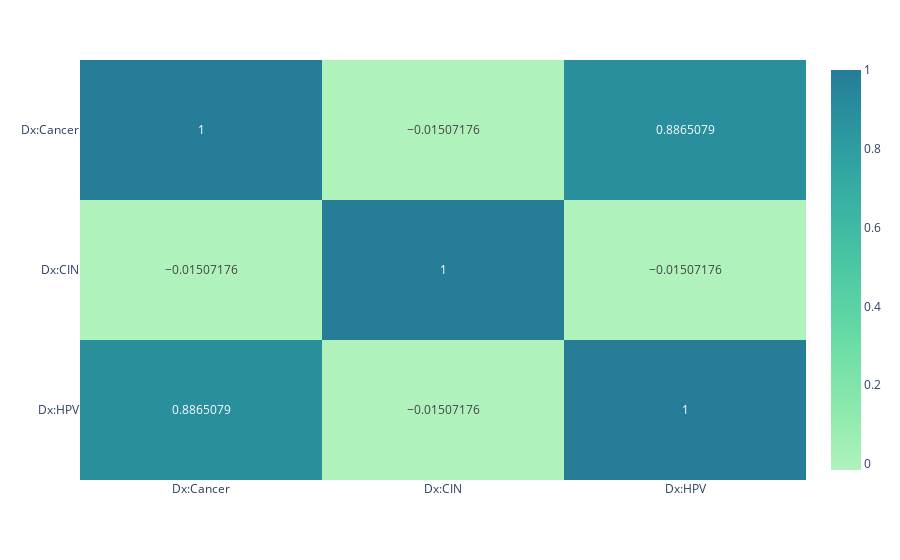

The notebook cell saved with this chart:
### Code cell
diagnoses_cols = ['Dx:Cancer',
                  'Dx:CIN',
                  'Dx:HPV']
diagnoses_corr_matrix = risk_factor_df[diagnoses_cols].corr()
print(diagnoses_corr_matrix)
diagnoses_heatmap = px.imshow(diagnoses_corr_matrix, aspect="auto", color_continuous_scale="tealgrn", text_auto=True)
diagnoses_heatmap.show()

### Figure 1 — Plotly figure (JSON) as saved in the notebook; plotly's stock layout.template omitted (floating-point values rounded to 4 significant figures)
{"data": [{"coloraxis": "coloraxis", "hovertemplate": "x: %{x}<br>y: %{y}<br>color: %{z}<extra></extra>", "name": "0", "texttemplate": "%{z}", "type": "heatmap", "x": ["Dx:Cancer", "Dx:CIN", "Dx:HPV"], "xaxis": "x", "y": ["Dx:Cancer", "Dx:CIN", "Dx:HPV"], "yaxis": "y", "z": [[1, -0.01507, 0.8865], [-0.01507, 1, -0.01507], [0.8865, -0.01507, 1]]}], "layout": {"coloraxis": {"colorscale": [[0, "rgb(176, 242, 188)"], [0.1667, "rgb(137, 232, 172)"], [0.3333, "rgb(103, 219, 165)"], [0.5, "rgb(76, 200, 163)"], [0.6667, "rgb(56, 178, 163)"], [0.8333, "rgb(44, 152, 160)"], [1, "rgb(37, 125, 152)"]]}, "margin": {"t": 60}, "xaxis": {"anchor": "y", "domain": [0, 1]}, "yaxis": {"anchor": "x", "autorange": "reversed", "domain": [0, 1]}}}
